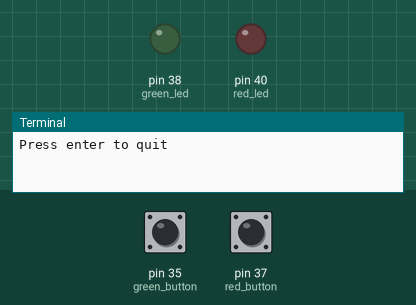
Bench run of a program on a simulated Raspberry Pi (header pin numbers). Parts: output pins drawn as LEDs (lit = HIGH), the last lines printed to the terminal. The test bench sets the inputs (shaded band); at power-on: pin 35 (green_button) LOW, pin 37 (red_button) LOW. Threads take turns every 2 ms.

Above: at 1.2 s.
1.3 s: pin 35 (green_button) pulled HIGH for 0.15 s
At 1.37 s:
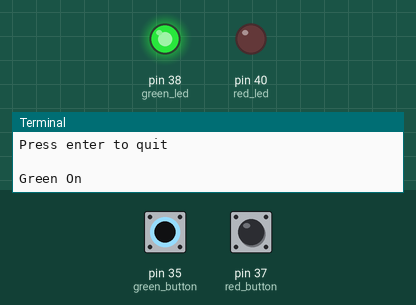
2.9 s: pin 37 (red_button) pulled HIGH for 0.15 s
At 2.97 s:
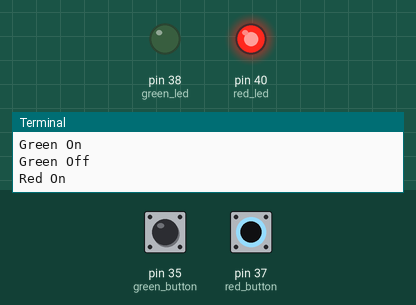
4.5 s: pin 37 (red_button) pulled HIGH for 3.2 s
At 8.5 s:
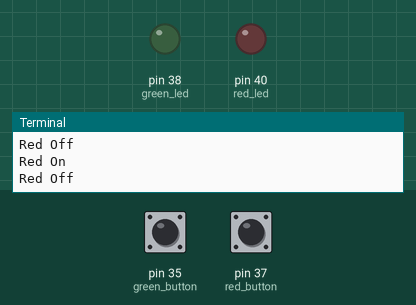
9.2 s: pin 35 (green_button) pulled HIGH for 3.2 s
At 9.6 s:
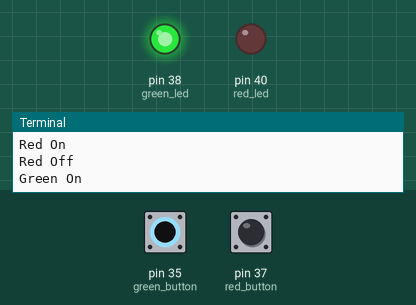
13.9 s: pin 35 (green_button) driven HIGH and pin 37 (red_button) driven HIGH
At 14.4 s:
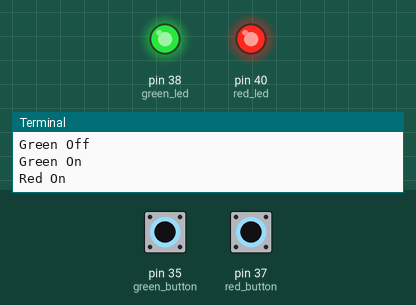
Timing chart, 0 to 16.4 s (numbered marks = the images above; inputs shaded):
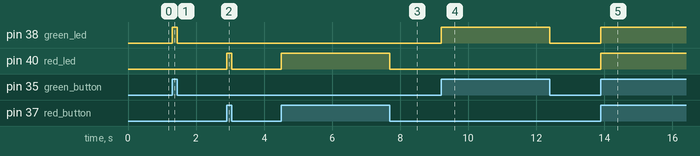

The program:

button_press_5.py
```python
import RPi.GPIO as GPIO # Import Raspberry Pi GPIO library
import time
import threading

red_button = 37
green_button = 35
red_led = 40
green_led =  38

GPIO.setwarnings(False) # Ignore warning for now
GPIO.setmode(GPIO.BOARD) # Use physical pin numbering
GPIO.setup(red_button, GPIO.IN, pull_up_down=GPIO.PUD_DOWN) # Set pin to be an input pin and set initial value to be pulled low (off)
GPIO.setup(green_button, GPIO.IN, pull_up_down=GPIO.PUD_DOWN) # Set pin to be an input pin and set initial value to be pulled low (off)
GPIO.setup(red_led, GPIO.OUT, initial=GPIO.LOW) # Set pin to be an output pin and set initial value to low (off)
GPIO.setup(green_led, GPIO.OUT, initial=GPIO.LOW) # Set pin to be an output pin and set initial value to low (off)


def button_callback_red_on(channel):
	global line1
	GPIO.output(red_led, GPIO.HIGH)
	print("Red On")


def button_callback_red_off(channel):
	global line1
	GPIO.output(red_led, GPIO.LOW)
	print("Red Off")


def button_callback_green_on(channel):
	global line2
	GPIO.output(green_led, GPIO.HIGH)
	print("Green On")

def button_callback_green_off(channel):
	global line2
	GPIO.output(green_led, GPIO.LOW)
	print("Green Off")

def start_red_thread(channel):
	if GPIO.input(red_button) == True:
		red_thread = threading.Thread(target=button_callback_red_on, args={"channel": channel})
	else:
		red_thread = threading.Thread(target=button_callback_red_off, args={"channel": channel})
	red_thread.start()


def start_green_thread(channel):
	if GPIO.input(green_button) == True:
		green_thread = threading.Thread(target=button_callback_green_on,args={"channel":channel})
	else:
		green_thread = threading.Thread(target=button_callback_green_off,args={"channel":channel})
	green_thread.start()


GPIO.add_event_detect(green_button,GPIO.BOTH,callback=start_green_thread) # Setup event on pin rising edge
GPIO.add_event_detect(red_button,GPIO.BOTH,callback=start_red_thread) # Setup event on pin rising edge


message1 = input("Press enter to quit\n\n") # Run until someone presses enter
GPIO.cleanup() # Clean up
```

Measured:
- after the input at 1.3 s, pin 38 (green_led): LOW → HIGH at once, → LOW 0.15 s later
- after the input at 2.9 s, pin 40 (red_led): LOW → HIGH at once, → LOW 0.15 s later
- after the input at 4.5 s, pin 40 (red_led): LOW → HIGH at once, → LOW 3.2 s later
- after the input at 9.2 s, pin 38 (green_led): LOW → HIGH at once, → LOW 3.2 s later
- after the input at 13.9 s, pin 38 (green_led), pin 40 (red_led): LOW → HIGH at once
